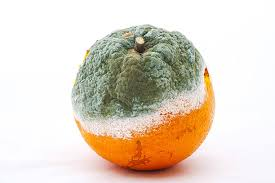
#> input picture img/Rotten orange.jpeg, 275 x 183 px
$ python -i fruit_validator_new.py   (imports and definitions only)   (older library calls are emulated)
#> lines starting #> are read from the running program, lines starting #| are printed output that depends on the picture; after the words box and inside, x2 and y2 are one past the last pixel; in counts of white or black regions, pixels touching at a corner belong together
import cv2
import numpy as np

def is_fruit_like_optimized(image_path):
    """
    OPTIMIZED fruit detection - Fast, accurate, handles all cases
    Returns: (is_fruit: bool, confidence: float, reason: str)
    """
#> called with image_path = 'img/Rotten orange.jpeg'
    img = cv2.imread(image_path)
#> img is the input picture: shape (183, 275, 3); mean B, G, R 199.8, 213.9, 225.6
    if img is None:
        return False, 0, "Unable to read image"

    h, w = img.shape[:2]
#> h = 183; w = 275
    total_pixels = h * w
#> total_pixels = 50325

    img_hsv = cv2.cvtColor(img, cv2.COLOR_BGR2HSV)
#> img_hsv: shape (183, 275, 3); mean H, S, V 44, 37.2, 228.1
    gray = cv2.cvtColor(img, cv2.COLOR_BGR2GRAY)
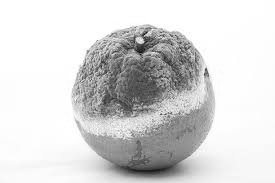
#> gray: shape (183, 275); min 13, max 255, mean 215.8

    # ===== LAYER 1: HARD REJECTS (Fast elimination) =====

    # Check unique colors
    unique_colors = len(np.unique(img.reshape(-1, img.shape[2]), axis=0))
#> unique_colors = 15355
    if unique_colors < 50:
        return False, 0, "Simple graphic"

    # Detect rectangles and squares (boxes, packages, screens, books)
    edges = cv2.Canny(gray, 100, 200)
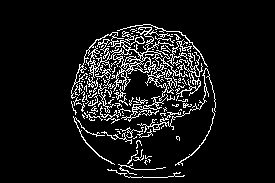
#> edges: shape (183, 275); 8.8% white in thin lines or dots, all inside (x1, y1, x2, y2) = (71, 24, 216, 178)
    contours, _ = cv2.findContours(edges, cv2.RETR_EXTERNAL, cv2.CHAIN_APPROX_SIMPLE)
#> contours = 122 contours, 114 with area under 20; largest, box (x1, y1, x2, y2) and area: (71, 27, 203, 101) 1645, (121, 94, 175, 122) 164, (137, 68, 216, 133) 78, (167, 39, 192, 66) 46, (73, 116, 115, 165) 38, (99, 92, 116, 113) 28, (117, 24, 208, 67) 26, (175, 108, 215, 166) 25

    rectangular_objects = 0
    for contour in contours:
        area = cv2.contourArea(contour)
        if area < 500:  # Ignore tiny contours
            continue

        # Approximate contour to polygon
        peri = cv2.arcLength(contour, True)
        approx = cv2.approxPolyDP(contour, 0.04 * peri, True)

        # Check if it's a rectangle/square (4 corners)
        if len(approx) == 4:
            x, y, w, h = cv2.boundingRect(approx)
            aspect_ratio = float(w) / h if h > 0 else 0

            # Rectangle or square (aspect ratio between 0.5 and 2.0)
            if 0.5 <= aspect_ratio <= 2.0 and area > (total_pixels * 0.05):
                rectangular_objects += 1
#> this loop made 122 passes
#> area on passes 19, 29, 56, 58: 38, 25, 163.5, 28
#> after the loop, rectangular_objects = 0

    # Reject if multiple large rectangles/squares detected
    if rectangular_objects >= 2:
        return False, 0, "Rectangular objects detected"

    edge_ratio = np.sum(edges > 0) / total_pixels
#> edge_ratio = 0.0878

    # Check for sharp edges
    if edge_ratio > 0.25:
        return False, 0, "Mechanical object"

    # ===== LAYER 2: FRUIT COLOR ANALYSIS (Generous ranges) =====

    h_channel = img_hsv[:, :, 0]
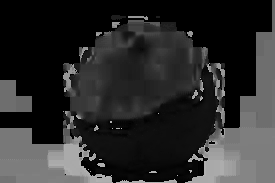
#> h_channel: shape (183, 275); min 0, max 179, mean 44
    s_channel = img_hsv[:, :, 1]
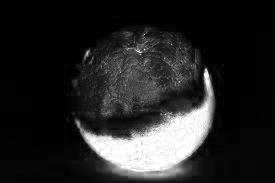
#> s_channel: shape (183, 275); min 0, max 255, mean 37.2
    v_channel = img_hsv[:, :, 2]
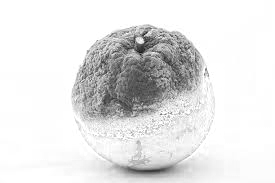
#> v_channel: shape (183, 275); min 21, max 255, mean 228.1

    # All fruit colors including brown for rotten
    fruit_pixels = (
        # Red
        ((h_channel <= 10) | (h_channel >= 160)) & (s_channel >= 30) & (v_channel >= 30) |
        # Orange
        ((h_channel >= 5) & (h_channel <= 25) & (s_channel >= 30) & (v_channel >= 30)) |
        # Yellow
        ((h_channel >= 20) & (h_channel <= 40) & (s_channel >= 25) & (v_channel >= 30)) |
        # Green
        ((h_channel >= 35) & (h_channel <= 90) & (s_channel >= 25) & (v_channel >= 30)) |
        # Brown/dark (rotten)
        ((h_channel >= 5) & (h_channel <= 30) & (s_channel >= 20) & (v_channel >= 15) & (v_channel <= 150))
    )
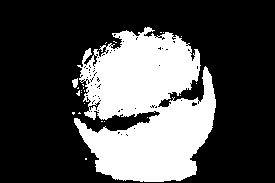
#> fruit_pixels: shape (183, 275) bool; 30.1% white; 23 white regions (21 under 20 px), largest, box (x1, y1, x2, y2) and area: (74, 27, 216, 182) 15059, (72, 78, 78, 88) 43

    fruit_color_ratio = np.sum(fruit_pixels) / total_pixels
#> fruit_color_ratio = 0.301

    # ===== LAYER 3: TEXTURE & NATURALNESS =====

    laplacian_var = cv2.Laplacian(gray, cv2.CV_64F).var()
#> laplacian_var = 1785.9
    has_texture = 80 < laplacian_var < 3000
#> has_texture = True

    brightness_std = np.std(v_channel)
#> brightness_std = 47.4
    has_shading = brightness_std > 20
#> has_shading = True

    if brightness_std < 10:
        return False, 0, "Uniform fill"

    # ===== SCORING =====

    score = 0

    if fruit_color_ratio >= 0.30:
        score += 40
    elif fruit_color_ratio >= 0.15:
        score += 25
    elif fruit_color_ratio >= 0.08:
        score += 10

    if has_texture:
        score += 25
    if has_shading:
        score += 20
    if unique_colors > 500:
        score += 15
    elif unique_colors > 150:
        score += 10
    if rectangular_objects == 0:
        score += 10
    if edge_ratio < 0.08:
        score += 10

    # ===== DECISION =====
    is_fruit = (
        score >= 45 and
        fruit_color_ratio >= 0.08 and
        rectangular_objects < 2 and
        edge_ratio < 0.25
    )
#> is_fruit = True

    confidence = min(100, max(0, score))
    reason = f"Score:{score}, Colors:{fruit_color_ratio*100:.0f}%, Rectangles:{rectangular_objects}"
#> reason = 'Score:110, Colors:30%, Rectangles:0'

    return is_fruit, confidence, reason

>>> result = is_fruit_like_optimized('img/Rotten orange.jpeg')
#> result = (True, 100, 'Score:110, Colors:30%, Rectangles:0')

$ run again, on img/banana.jpeg
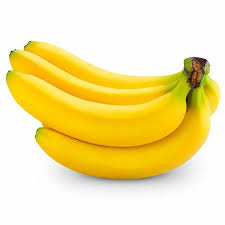
#> input picture img/banana.jpeg, 225 x 225 px
#> in is_fruit_like_optimized, img is the input picture: shape (225, 225, 3); mean B, G, R 160, 228.1, 244.8
#> img_hsv: shape (225, 225, 3); mean H, S, V 13.5, 91.8, 245.2
#> unique_colors = 10497
#> in is_fruit_like_optimized, `edges = cv2.Canny(gray, 100, 200)`:
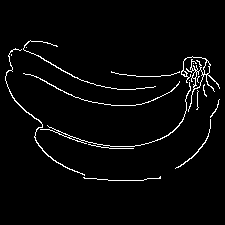
#> edges: shape (225, 225); 3% white in thin lines or dots, all inside (x1, y1, x2, y2) = (5, 40, 220, 181)
#> contours = 16 contours, 10 with area under 20; largest, box (x1, y1, x2, y2) and area: (181, 56, 220, 112) 254, (40, 82, 191, 147) 82, (5, 48, 85, 176) 70, (23, 40, 156, 90) 30, (23, 73, 180, 106) 27, (175, 119, 211, 169) 26
#> the loop in is_fruit_like_optimized, `for contour in contours:` made 16 passes
#> area on passes 3, 7, 9, 12, 14, 16: 26.5, 82.5, 27, 254, 70.5, 30.5
#> after the loop in is_fruit_like_optimized, `for contour in contours:`: rectangular_objects = 0
#> edge_ratio = 0.0304
#> in is_fruit_like_optimized, `fruit_pixels = (`:
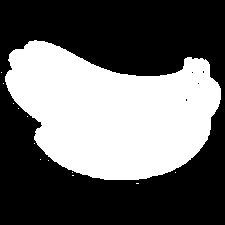
#> fruit_pixels: shape (225, 225) bool; 40.4% white; 13 white regions (12 under 20 px), largest, box (x1, y1, x2, y2) and area: (5, 40, 221, 180) 20431
#> fruit_color_ratio = 0.404
#> laplacian_var = 258.8
#> has_texture = True
#> brightness_std = 22.91
#> has_shading = True
#> reason = 'Score:120, Colors:40%, Rectangles:0'
#> result = (True, 100, 'Score:120, Colors:40%, Rectangles:0')

$ run again, on img/mango.jpeg
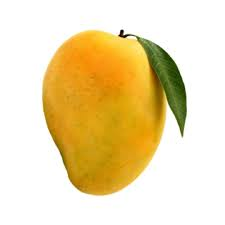
#> input picture img/mango.jpeg, 225 x 225 px
#> in is_fruit_like_optimized, img is the input picture: shape (225, 225, 3); mean B, G, R 175.5, 219.7, 238.1
#> img_hsv: shape (225, 225, 3); mean H, S, V 15.1, 77, 239
#> unique_colors = 11127
#> in is_fruit_like_optimized, `edges = cv2.Canny(gray, 100, 200)`:
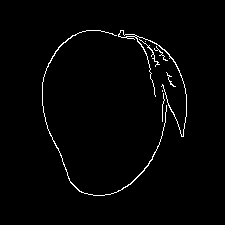
#> edges: shape (225, 225); 1.7% white in thin lines or dots, all inside (x1, y1, x2, y2) = (42, 30, 187, 196)
#> contours = 8 contours, 6 with area under 20; largest, box (x1, y1, x2, y2) and area: (118, 30, 187, 137) 99, (42, 30, 167, 196) 80
#> the loop in is_fruit_like_optimized, `for contour in contours:` made 8 passes
#> area on passes 7 to 8: 99, 79.5
#> after the loop in is_fruit_like_optimized, `for contour in contours:`: rectangular_objects = 0
#> edge_ratio = 0.0173
#> in is_fruit_like_optimized, `fruit_pixels = (`:
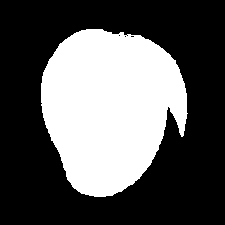
#> fruit_pixels: shape (225, 225) bool; 35.7% white; 1 white region, box (x1, y1, x2, y2) and area: (41, 29, 188, 197) 18059
#> fruit_color_ratio = 0.357
#> laplacian_var = 249.5
#> has_texture = True
#> brightness_std = 33.99
#> has_shading = True
#> reason = 'Score:120, Colors:36%, Rectangles:0'
#> result = (True, 100, 'Score:120, Colors:36%, Rectangles:0')
